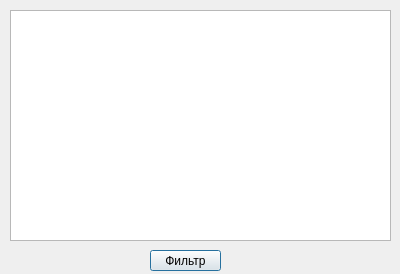
<?xml version="1.0" encoding="UTF-8"?>
<ui version="4.0">
 <class>placeFilter</class>
 <widget class="QDialog" name="placeFilter">
  <property name="geometry">
   <rect>
    <x>0</x>
    <y>0</y>
    <width>400</width>
    <height>274</height>
   </rect>
  </property>
  <property name="windowTitle">
   <string>Гео-фильтр</string>
  </property>
  <widget class="QPushButton" name="btnFilter">
   <property name="geometry">
    <rect>
     <x>150</x>
     <y>250</y>
     <width>71</width>
     <height>21</height>
    </rect>
   </property>
   <property name="text">
    <string>Фильтр</string>
   </property>
  </widget>
  <widget class="QListWidget" name="lstPlace">
   <property name="geometry">
    <rect>
     <x>10</x>
     <y>10</y>
     <width>381</width>
     <height>231</height>
    </rect>
   </property>
  </widget>
 </widget>
 <resources/>
 <connections/>
</ui>
